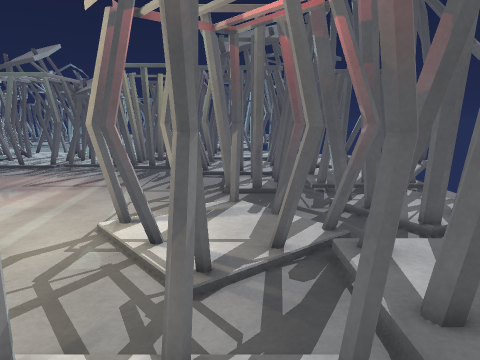
view 1 (above)

24 first-person views from a walk through a Unity game level. The camera is 1.4 m above the floor, tilts 10° down and sees 70° across. The floor is counted in squares, 0.5 m on a side. Each view is taken from the middle of a square. On the plan, view 1 faces up. The plan holds only what a view shows up to about 20 squares ahead; the rest is blank. The place goes on beyond the plan. The player is left out. Surface patterns are stand-ins for the level's own textures.

view 2
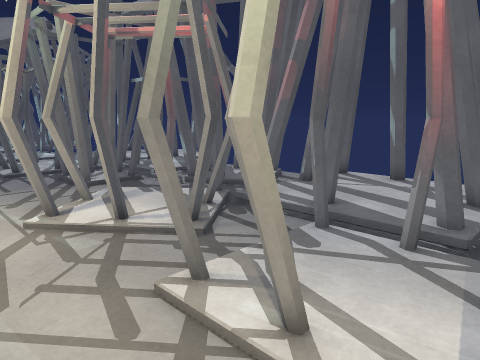

view 3
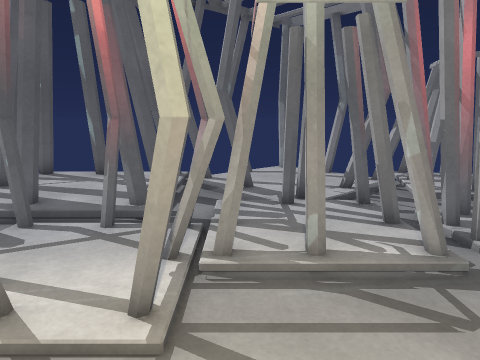

view 4
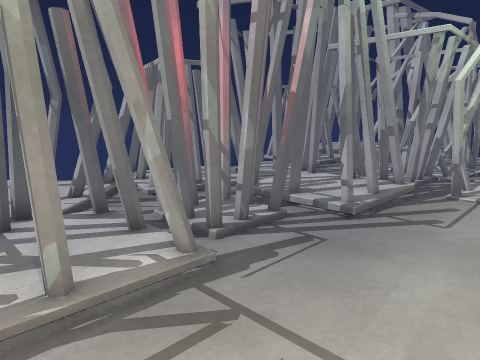

view 5
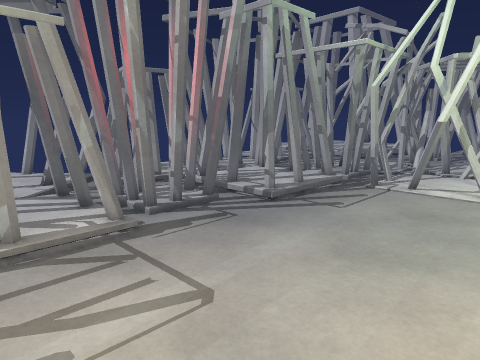

view 6
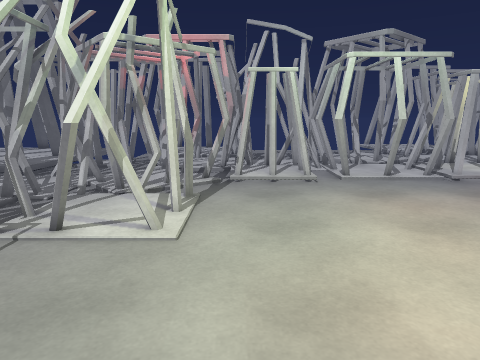

view 7
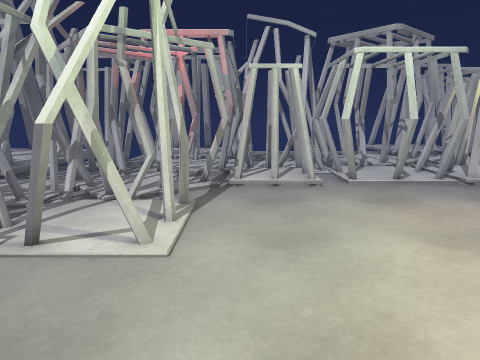

view 8
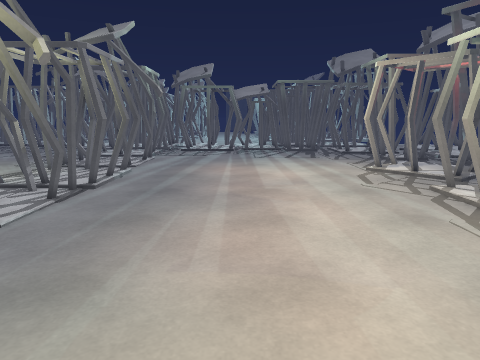

view 9
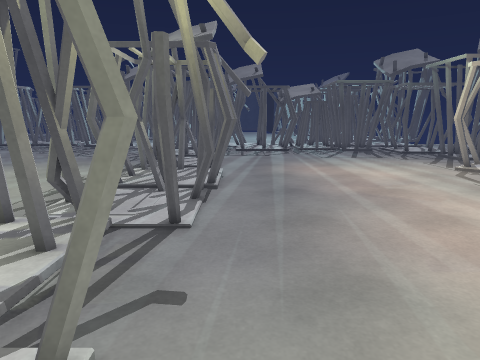

view 10
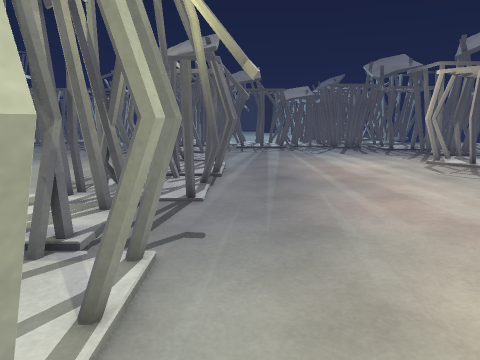

view 11
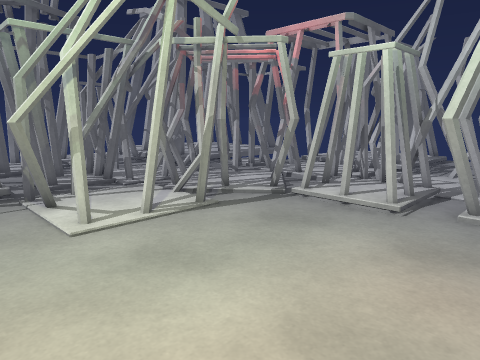

view 12
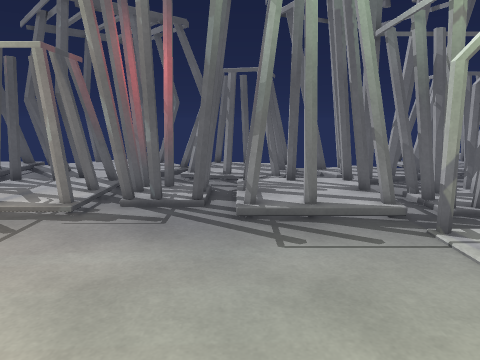

view 13
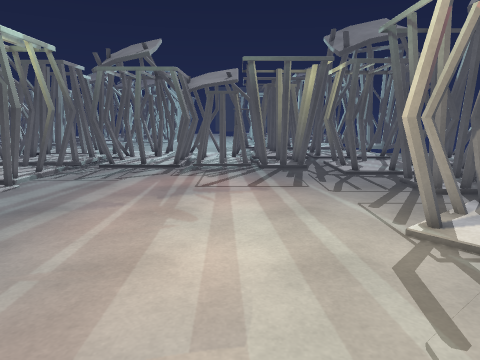

view 14
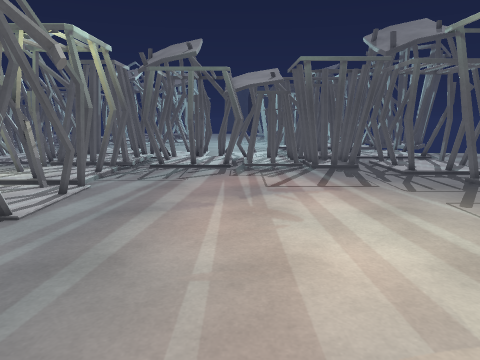

view 15
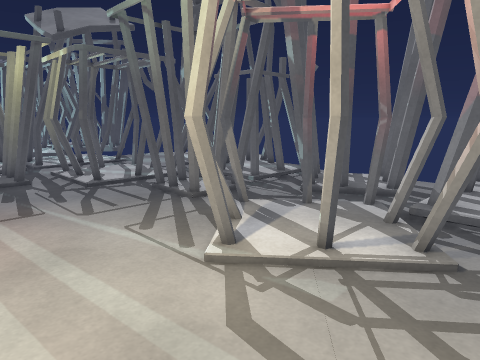

view 16
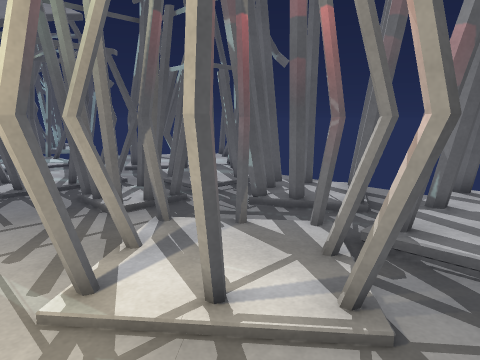

view 17
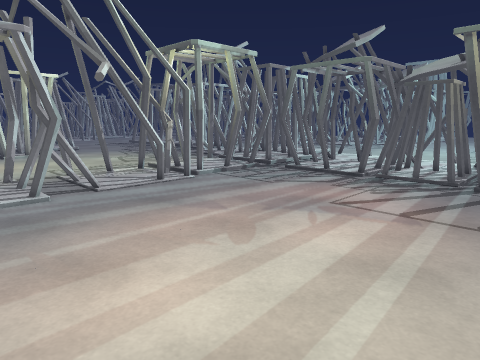

view 18
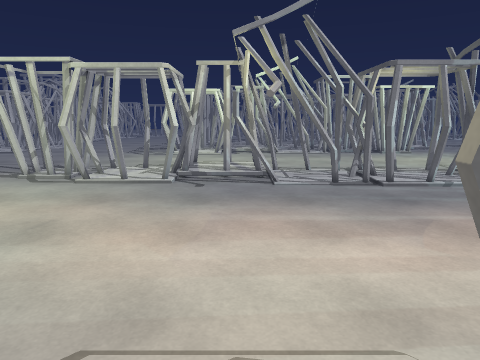

view 19
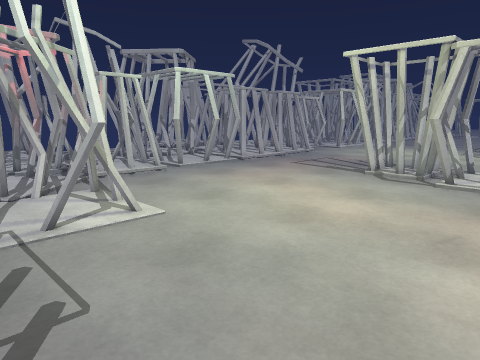

view 20
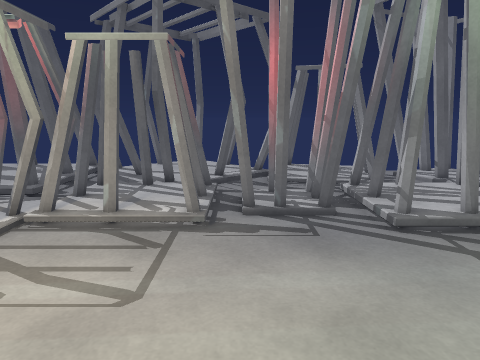

view 21
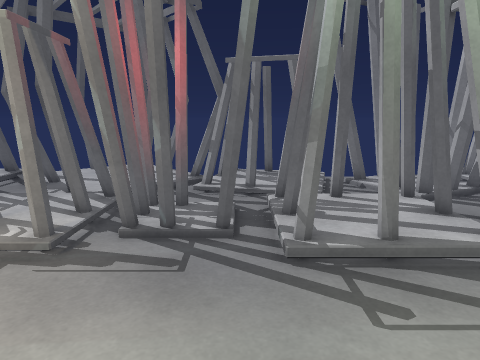

view 22
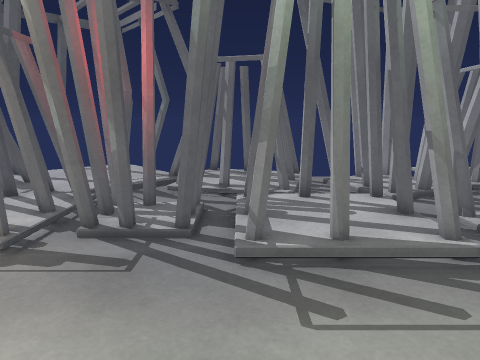

view 23
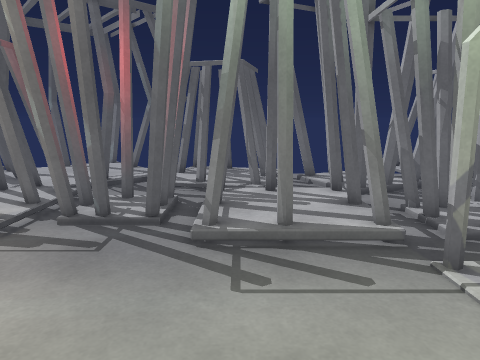

view 24
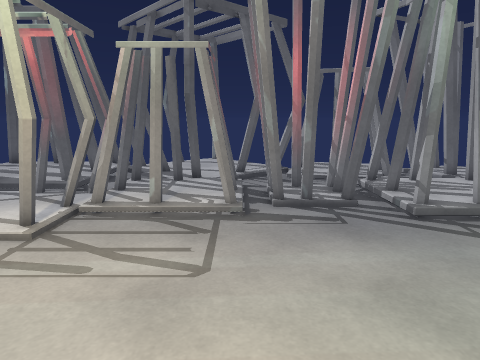

### Floor plan
Key: @ floor where view 1 was taken; . floor; O other object.
Columns run from 21 left of view 1 to 11 right of it. Each row starts with its distance up from view 1.
 21     OO   OOOOOOOOOOO   OO O
 20               OO O        OOO
 19                    O O OOO    O
 18    OO             OO O  OOOOO O
 17                     OOOO OOOOO
 16  O OO               OOOO OOOO
 15  OOOO               OO.O OOOO
 14 OO                  OOOO   OO
 13     O               OOOO  OOO
 12     O                O  OOO O
 11    O              OO   OOO   O
 10 OO OO              O  OO.O OOOO
  9 OOOOOO           OO    OO OOO
  8 O O O                   O O
  7                   OO    O OO O
  6     OO              O   OOOOOO
  5                  .  O
  4 OOO OO       .  . O O OOOO  OO
  3 OOOOO             O O O
  2 OO  O                   OOOOOO
  1 O   O     .  .   OO   OOO OO O
  0 O   O                @       O
 -1 OO O           .    O OO  O  O  O
 -2 OOOOO       . ..    OOOOO OO   OO
 -3 OO OO               .OOOO       O
 -4  O                  OOOOOO
 -5 OO                  OOOOO
 -6  O OO     .          OOOO OO   O
 -7    O       .       . OOOO O    O
 -8             .        O OO   OO
 -9    OO       .             OOOO
-10      .    .  .       OOOO OOOOO
-11  O OO     .  .      O OO  OOOOO
-12 OOO         .       O OOO OOOO
-13 O O  .              O  OOOOOOO
-14                             OO
-15 OOO            OO     OOO O OOO
-16                OO OO    OOO OOO
-17                OO  OOOOOOO  OO
-18               O   OOO.OO OO  OOO
-19               O   OOOO    OOO OO
-20               O OOOOOOOOO O
-21               OOOOO.OO     OOOOO
-22                OO OO    O  O  O
-23      O   O  OO     OO   O  OOO
-24  OOO O OOOOOOO     OOO O
-25 OOO      OOOO.OO  OOOO O
-26 OOOO   OOOOOOOOOOOO  O OO
-27 OOO     OOOOOOOOOO      OO

Where each view was taken, in squares from view 1:
view 1: 0 up, 0 right, facing up
view 2: 1 down, 6 left, facing up-right
view 3: 2 down, 7 left, facing right
view 4: 2 down, 6 left, facing down-right
view 5: 2 down, 9 left, facing down-right
view 6: 8 down, 9 left, facing down
view 7: 9 down, 9 left, facing down
view 8: 10 down, 11 left, facing up
view 9: 10 down, 16 left, facing up
view 10: 13 down, 16 left, facing up
view 11: 13 down, 16 left, facing down-right
view 12: 11 down, 11 left, facing right
view 13: 1 up, 8 left, facing up
view 14: 1 up, 11 left, facing up
view 15: 4 up, 8 left, facing up-right
view 16: 4 up, 5 left, facing up-right
view 17: 5 up, 4 left, facing up-left
view 18: 3 down, 1 left, facing left
view 19: 7 down, 2 left, facing down-left
view 20: 7 down, 10 left, facing right
view 21: 10 down, 8 left, facing right
view 22: 11 down, 8 left, facing right
view 23: 12 down, 9 left, facing right
view 24: 6 down, 11 left, facing right
